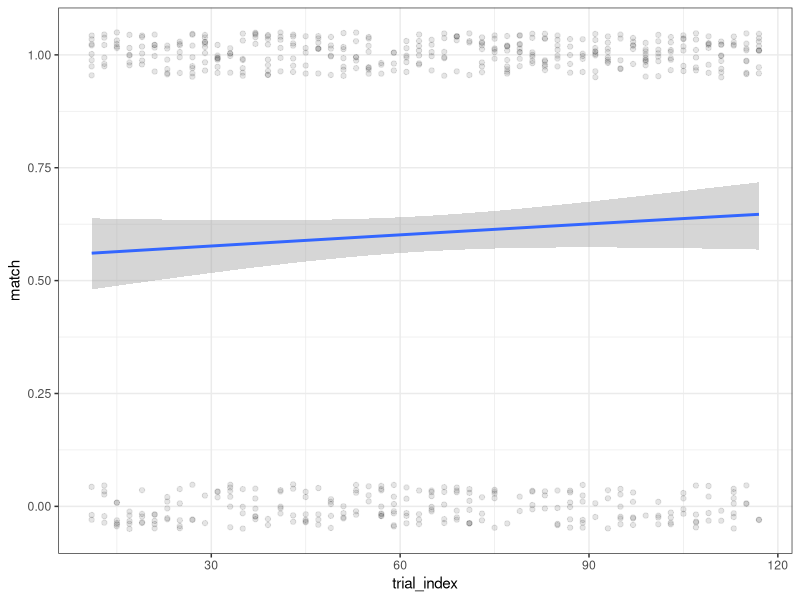
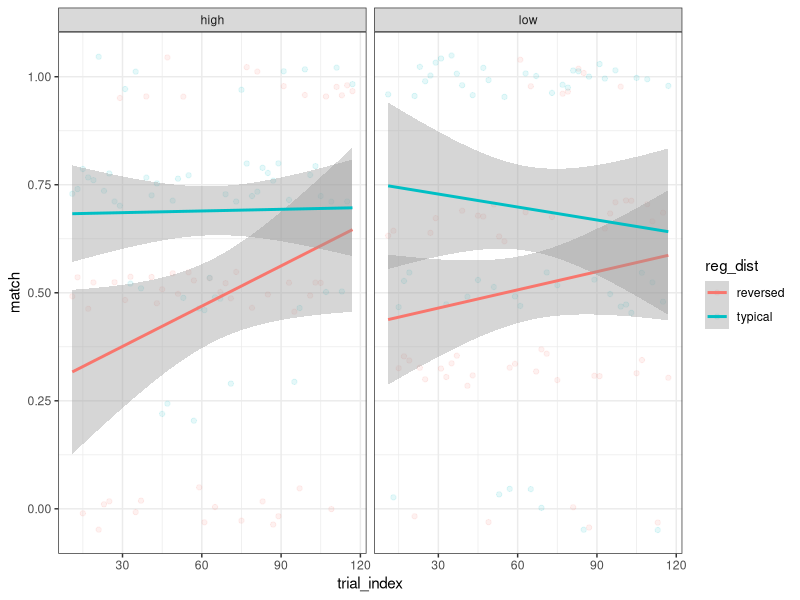
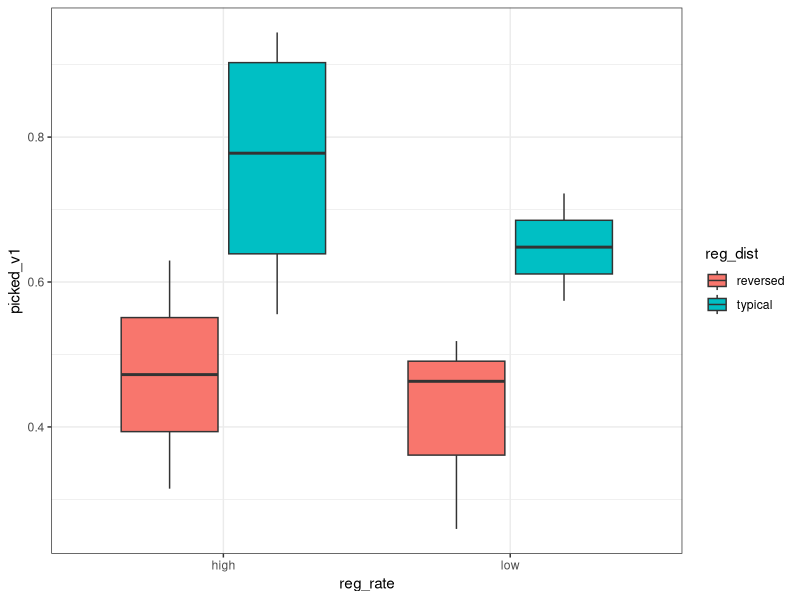

The R script that drew these images, in order:
setwd('~/Github/Racz2024/')
library(tidyverse)

d = read_tsv('exp_data/esp/esp_master.tsv')

# baj lesz

d %>% 
  filter(picked_left) %>% 
  count(part_id,trial_kind) %>% 
  filter(n > 40)

d %>% 
  filter(trial_kind %in% c('esp trial', 'posttest trial')) %>% 
  mutate(
    missing = is.na(response_string)
  ) %>% 
  filter(missing) %>% 
  count(part_id,trial_kind)

# list counts

d %>% 
  filter(trial_kind == 'esp trial') %>% 
  distinct(part_id,list_number,reg_rate,reg_dist) %>% 
  count(list_number,reg_rate,reg_dist)

# esp

d %>% 
  filter(trial_kind == 'esp trial') %>%
  mutate(match = as.double(esp_match)) %>% 
  ggplot(aes(trial_index, match)) +
  geom_jitter(width = .01, height = .05, alpha = .1) +
  geom_smooth(method = glm, method.args= list(family="binomial")) +
  theme_bw()

d %>% 
  filter(trial_kind == 'esp trial') %>%
  group_by(trial_index,reg_rate,reg_dist) %>% 
  summarise(match = mean(esp_match)) %>% 
  ggplot(aes(trial_index, match, colour = reg_dist)) +
  geom_jitter(width = .01, height = .05, alpha = .1) +
  geom_smooth(method = 'lm') +
  theme_bw() +
  facet_wrap( ~ reg_rate)

d %>% 
  filter(trial_kind == 'posttest trial') %>%
  group_by(part_id,reg_rate,reg_dist) %>% 
  summarise(picked_v1 = mean(picked_v1)) %>% 
  ggplot(aes(reg_rate,picked_v1,fill = reg_dist)) +
  geom_boxplot() +
  theme_bw()
